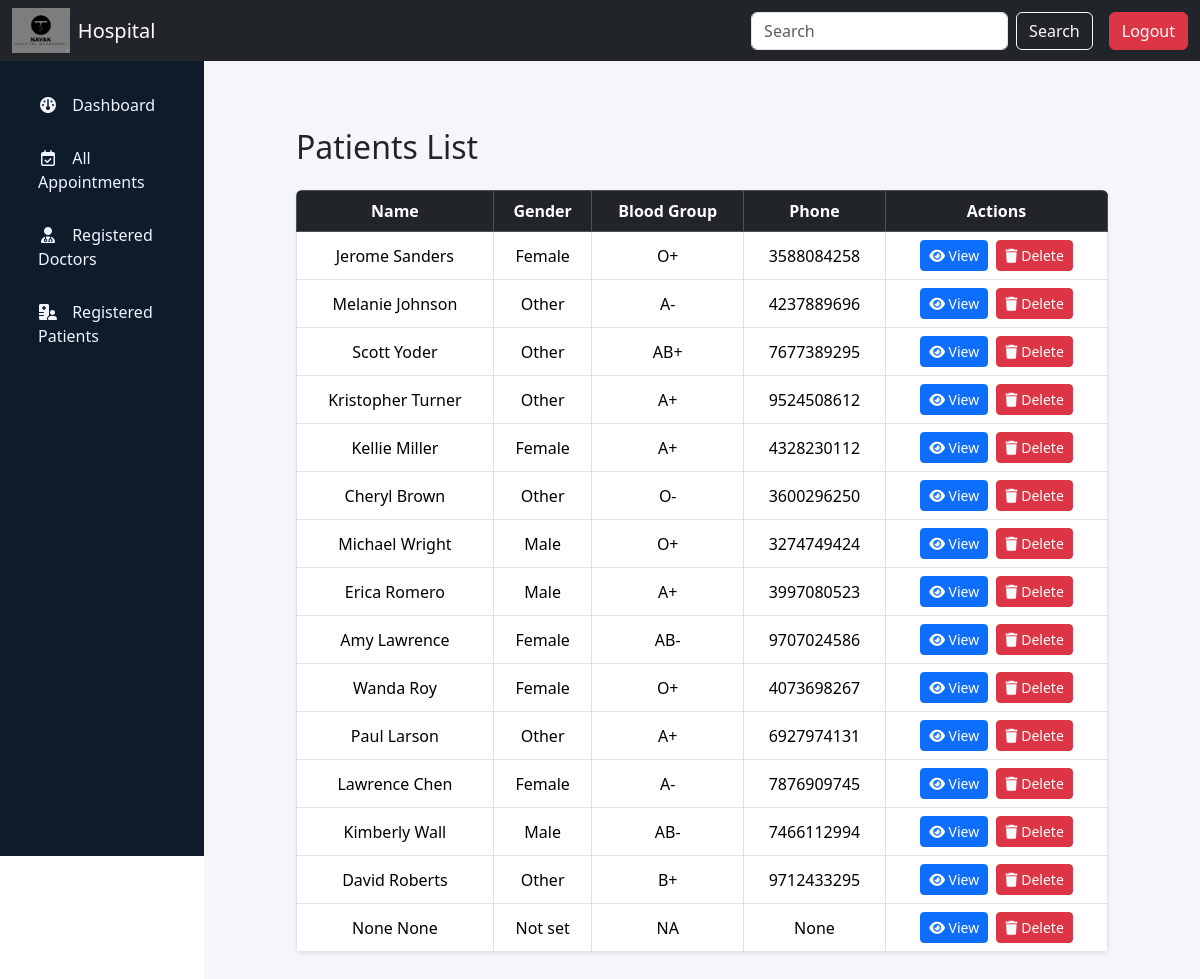
Screenshot of /admin/patients (signed in) with the database file from the repository.
### app.py (models this page shows, shortened)
class Patients(db.Model):
    patient_id = db.Column(db.Integer, primary_key=True)
    user_id = db.Column(db.Integer, db.ForeignKey('users.user_id'), nullable=False)
    date_of_birth = db.Column(db.Date, nullable=False)
    gender = db.Column(db.String(10), nullable=False)
    blood_group = db.Column(db.String(5), nullable=False)
    emergency_contact = db.Column(db.String(15), nullable=False)
    medical_history = db.Column(db.String(500), nullable=False)
    medical_history_entries = db.relationship('MedicalHistory', backref='patient', lazy=True)
    appointments = db.relationship(
        'Appointments',
        backref='patient',
        cascade="all, delete-orphan",
        passive_deletes=True
    )

class Users(db.Model):
    user_id = db.Column(db.Integer, primary_key=True)
    username = db.Column(db.String(100), nullable=False)
    email = db.Column(db.String(100), nullable=False, unique=True)
    password = db.Column(db.String(200), nullable=False)
    role = db.Column(db.String(100), nullable=False, default='patient')
    fname = db.Column(db.String(100))
    lname = db.Column(db.String(100))
    phone = db.Column(db.String(15))
    address = db.Column(db.String(100))
    is_active = db.Column(db.Boolean, nullable=False, default=True)
    date_created = db.Column(db.DateTime, default=datetime.utcnow)
    patient_profile = db.relationship('Patients', backref='user', lazy=True, uselist=False)
    doctor_profile = db.relationship('Doctors', backref='user', lazy=True, uselist=False)

### app.py (the view)
@app.route("/admin/patients")
def admin_patient():
    if session.get('role') != 'admin':
        return redirect(url_for('login'))
    patients = Patients.query.all()
    return render_template("admin_patient.html", patients=patients)

### templates/admin_patient.html (shortened to what this page needs)
{% extends "base_admin.html" %}
{% block content %}
<div class="container mt-5">
    <h2 class="mb-4">Patients List</h2>
    <div class="table-responsive shadow-sm rounded">
        <table class="table table-bordered table-hover text-center align-middle mb-0">
            <thead class="table-dark">
                <tr>
                    <th>Name</th>
                    <th>Gender</th>
                    <th>Blood Group</th>
                    <th>Phone</th>
                    <th>Actions</th>
                </tr>
            </thead>
            <tbody>
                {% for patient in patients %}
                <tr>
                    <td>{{ patient.user.fname }} {{ patient.user.lname }}</td>
                    <td>{{ patient.gender }}</td>
                    <td>{{ patient.blood_group }}</td>
                    <td>{{ patient.user.phone }}</td>
                    <td>
                        <a href="{{url_for('view_patient', patient_id=patient.patient_id)}}" class="btn btn-sm btn-primary me-1">
                            <i class="fa-solid fa-eye"></i> View
                        </a>
                        <form action="{{ url_for('delete_patient', patient_id=patient.patient_id) }}" method="POST" style="display:inline-block;">
                            <button type="submit" class="btn btn-sm btn-danger" onclick="return confirm('Are you sure you want to delete this patient?');">
                                <i class="fa-solid fa-trash"></i> Delete
                            </button>
                        </form>
                    </td>
                </tr>
                {% endfor %}
            </tbody>
        </table>
    </div>
</div>
{% endblock %}

### static/css/style.css (style rules this page uses)
html, body { overflow-x: hidden; width: 100%; }
body { margin: 0; padding: 0; }
body { margin-top: 70px; }
body { background: #f2f8ff; }

### rows the page displays
Patients: user.fname "Jerome", user.lname "Sanders", gender "Female", blood_group "O+", user.phone "3588084258"
Patients: user.fname "Melanie", user.lname "Johnson", gender "Other", blood_group "A-", user.phone "4237889696"
Patients: user.fname "Scott", user.lname "Yoder", gender "Other", blood_group "AB+", user.phone "7677389295"
Patients: user.fname "Kristopher", user.lname "Turner", gender "Other", blood_group "A+", user.phone "9524508612"
Patients: user.fname "Kellie", user.lname "Miller", gender "Female", blood_group "A+", user.phone "4328230112"
Patients: user.fname "Cheryl", user.lname "Brown", gender "Other", blood_group "O-", user.phone "3600296250"
Patients: user.fname "Michael", user.lname "Wright", gender "Male", blood_group "O+", user.phone "3274749424"
Patients: user.fname "Erica", user.lname "Romero", gender "Male", blood_group "A+", user.phone "3997080523"
Patients: user.fname "Amy", user.lname "Lawrence", gender "Female", blood_group "AB-", user.phone "9707024586"
Patients: user.fname "Wanda", user.lname "Roy", gender "Female", blood_group "O+", user.phone "4073698267"
Patients: user.fname "Paul", user.lname "Larson", gender "Other", blood_group "A+", user.phone "6927974131"
Patients: user.fname "Lawrence", user.lname "Chen", gender "Female", blood_group "A-", user.phone "7876909745"
Patients: user.fname "Kimberly", user.lname "Wall", gender "Male", blood_group "AB-", user.phone "7466112994"
Patients: user.fname "David", user.lname "Roberts", gender "Other", blood_group "B+", user.phone "9712433295"
Patients: user.fname "None", user.lname "None", gender "Not set", blood_group "NA", user.phone "None"
